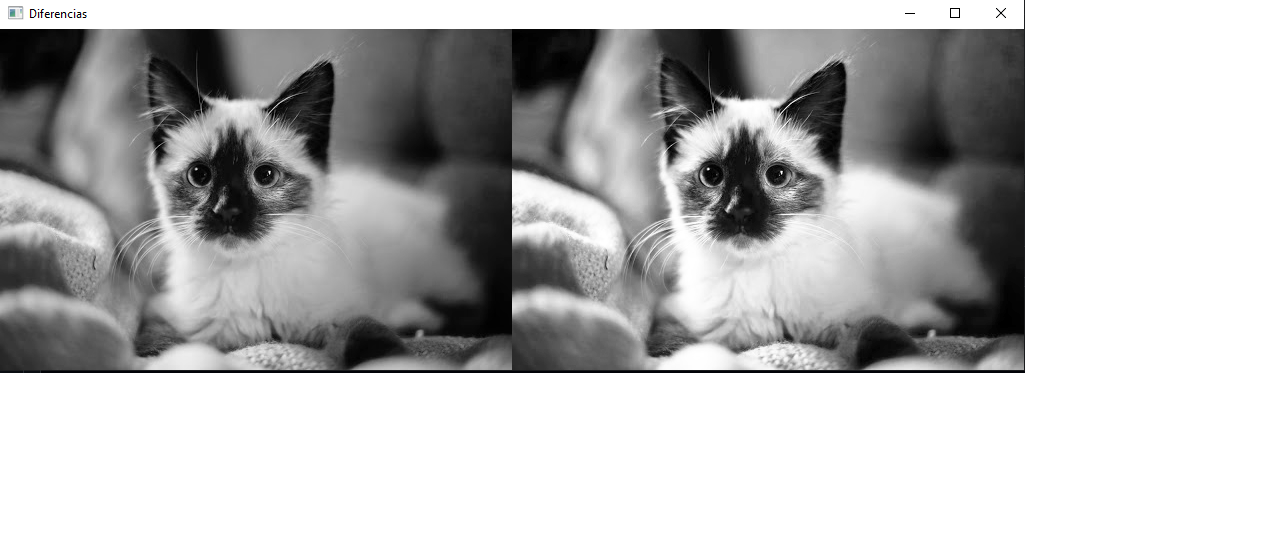
#> input picture Ecualizacion2.png, 1284 x 554 px
$ python OperacionesE.py
#> lines starting #> are read from the running program, lines starting #| are printed output that depends on the picture
import numpy as np
import cv2
import matplotlib.pyplot as plt
import math as m


def espejo(imagen):
    cont = 0
    alto, ancho = img.shape[0:2]
    imagenAu = np.copy(imagen)
    #recorrer la imagen y obtener sus intensidades
    for i in range(alto):
        for j in range(ancho):
            b = imagen.item(i, j, 0)
            g = imagen.item(i, j, 1)
            r = imagen.item(i, j, 2)

            #va a intercambar los pixeles empezando de derecha a la izquiera en la nueva imagen
            imagenAu.itemset((i, ancho-j-1, 0), b)
            imagenAu.itemset((i, ancho-j-1, 1), g)
            imagenAu.itemset((i, ancho-j-1, 2), r)

    return imagenAu


def barrido(al, an, grados):
    sen = m.sin(grados)
    cose = m.cos(grados)
    pan= an-1
    pal =al-1

#para el recorrimientod e pixeles sacamos los nuevos puntos de las esquinas de la imagen, tendremos 4 cordenadas en total pN representa los valores para lo ancho y pNN para los valores a lo alto
    p1 = int( -(an/2)*cose +(al/2)*sen+(an/2))
    p11 = int(-(an/2)*sen-(al/2)*cose+(al/2))
    p2 =  int(- pal*sen -(an/2)*cose +(al/2)*sen+(an/2))
    p22 =  int(pal*cose -(an/2)*sen-(al/2)*cose+(al/2))
    p3 =  int(pan * cose  -(an/2)*cose +(al/2)*sen+(an/2))
    p33 =  int(pan * sen -(an/2)*sen-(al/2)*cose+(al/2))
    p4 = int(pan * cose - pal*sen -(an/2)*cose +(al/2)*sen+(an/2))
    p44 = int(pan * sen + pal*cose -(an/2)*sen-(al/2)*cose+(al/2))

#imprime los punto obtenidos
    print("p1", p1, "p11", p11, "p2", p2, "p22", p22, "p3", p3 , "p33", p3,"p4", p4, "p44", p44)

    x = 0;
    y = 0

#comparamos si los valores son menores a 0 para obtener los valores de x y y en este caso se tomara en cuenta el menor
    if p1<x:
        x = p1
    if p2<x:
        x = p2
    if p3<x:
        x = p3
    if p4<x:
        x = p4
    if p11<y:
        y = p11
    if p22<y:
        y = p22
    if p33<y:
        y = p33
    if p44<y:
        y = p44

#se multiplica por -1 para obtener un valor positivo
    x = (-1)*x
    y = (-1)*y
#se imprime el nuevo valor de las 4 esquinas en este caso ya no sale ningun negativo
    print("p1", p1+x, "p11", p11+y, "p2", p2+x, "p22", p22+y, "p3", p3+x , "p33", p33+y,"p4", p4+x, "p44", p44+y)

    #funcion que define ahora que dimensiones tendra a imagen resultado
    d1, d2 = defineDim(p1+x, p11+y, p2+x, p22+y, p3+x, p33+y, p4+x, p44+y)

    print("x :", x ,"y",y)
    return x, y, d1, d2

def defineDim(p1, p11, p2, p22, p3, p33, p4,p44):
    #para esta funcion se comparan las nuevas dimensiones obtenidas en la anterior funcion donde se obtiene ahora el menor y mayor valor para x e y
    dimX = 0
    dimY = 0
    if p1>dimX:
        dimX = p1
    if p2>dimX:
        dimX = p2
    if p3>dimX:
        dimX = p3
    if p4>dimX:
        dimX = p4
    if p11>dimY:
        dimY = p11
    if p22>dimY:
        dimY = p22
    if p33>dimY:
        dimY = p33
    if p44>dimY:
        dimY = p44
    return dimX, dimY

#es para rotar la imagen, recibe imagen y grados a rotar
def rotacion(imagen, grados):
    #se trabaja con esa funcion radians de lo contrario se rota pero no al angulo que se quiere
    al,an = imagen.shape[0:2]
    grados = m.radians(grados)
    #se define el seno y coseno
    sen = m.sin(grados)
    cose = m.cos(grados)

    #la funcion de abrrido es solo para recorrer la imagen en caso de que salga un numero negativo por ejemplo si da -131 en y entonces para cada pixel en la imagen rotada recorreremos esos 131 a lo ancho para que aparezca toda la imagen, lo mismo para y
    rx,ry, dx, dy =barrido(al, an, grados)

    # en la funcion barrido se hace uso de otra funcion para obtener las dimensiones de nuestra nueva imagen en donde dx corresponde a la dimension de lo ancho y dy de lo alto y se crea una matriz en ceros
    bgr = np.zeros((dy+1,dx+1,3),np.uint8)
    auxImg = bgr

    #se recorre la imagen y co la matriz de trasformacion ( de senos y cosenos consultada en: https://www.nibcode.com/es/blog/1137/algebra-lineal-y-el-procesamiento-digital-de-imagenes-parte-iii-transformaciones-afines#:~:text=Si%20queremos%20rotar%20la%20imagen,nuevamente%20a%20su%20posici%C3%B3n%20original  donde se traslada la imagen para girarla desde el centro y despues se vuelve a trasladar) cabe mencionar que aui ya esta resuleta la matriz para x e y solo igualamos los resultados

    for i in range(an):
        for j in range(al):
            x = i * cose - j*sen -(an/2)*cose +(al/2)*sen+(an/2)
            y = i * sen + j*cose -(an/2)*sen-(al/2)*cose+(al/2)
            x = int(x)
            y= int(y)
            if (x<dx and y<dy):
                b = img.item(j, i, 0)
                g = img.item(j, i, 1)
                r = img.item(j, i, 2)
                auxImg.itemset((y+ry,x+rx,0),b)
                auxImg.itemset((y+ry,x+rx,1),g)
                auxImg.itemset((y+ry,x+rx,2),r)
    return auxImg


imagen = input("Ingresa el nombre de la imagen: ")
#> the answer given: ../Ecualizacion2.png
img = plt.imread(imagen)
#> img is the input picture: shape (554, 1284, 3) float32; mean R, G, B 0.733, 0.733, 0.733

grad = int(input("Ingresa cuantos grados la deseas rotar: "))
#> the answer given: 3

print( img.shape )
#| (554, 1284, 3)
print( img.size )
#| 2134008
alto, ancho = img.shape[0:2]
#> alto = 554; ancho = 1284

rotar = rotacion(img, grad)
#| p1 15 p11 -33 p2 -13 p22 519 p3 1296 p33 1296 p4 1267 p44 586
#| p1 28 p11 0 p2 0 p22 552 p3 1309 p33 66 p4 1280 p44 619
#| x : 13 y 33
#> after the loop in rotacion, `for i in range(an):`:
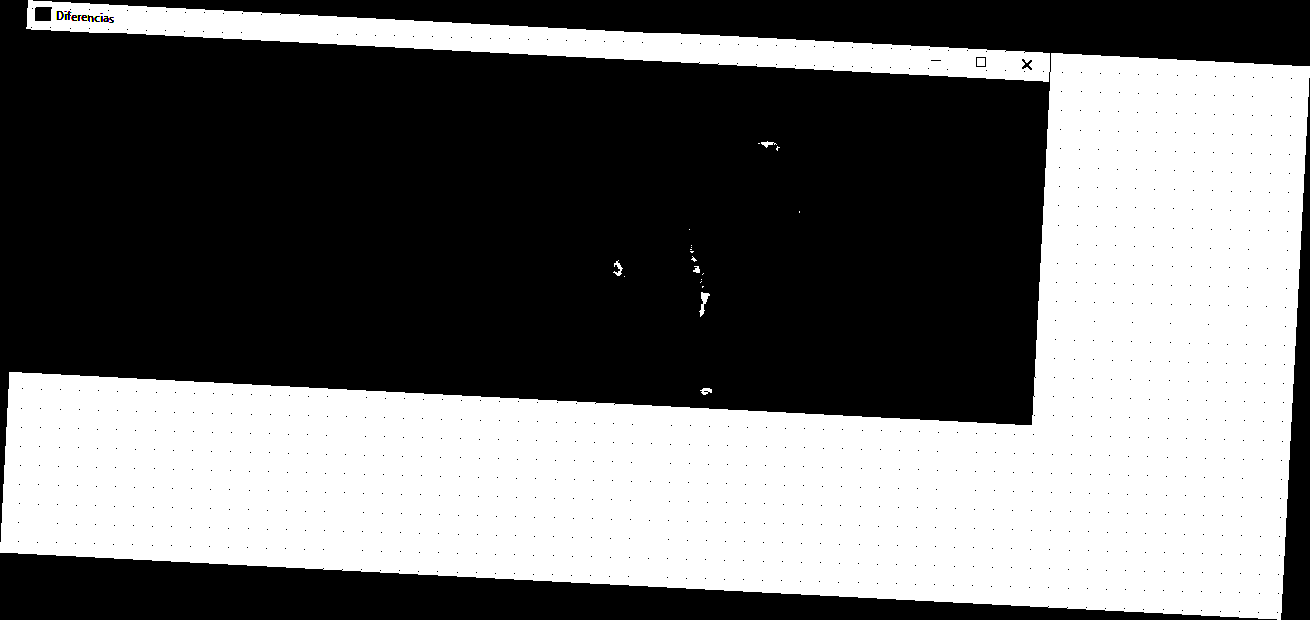
#> auxImg: shape (620, 1310, 3); mean R, G, B 0.439, 0.439, 0.439; drawn with 1 as white

imgMirror = espejo(img)
#> after the loop in espejo, `for i in range(alto):`:
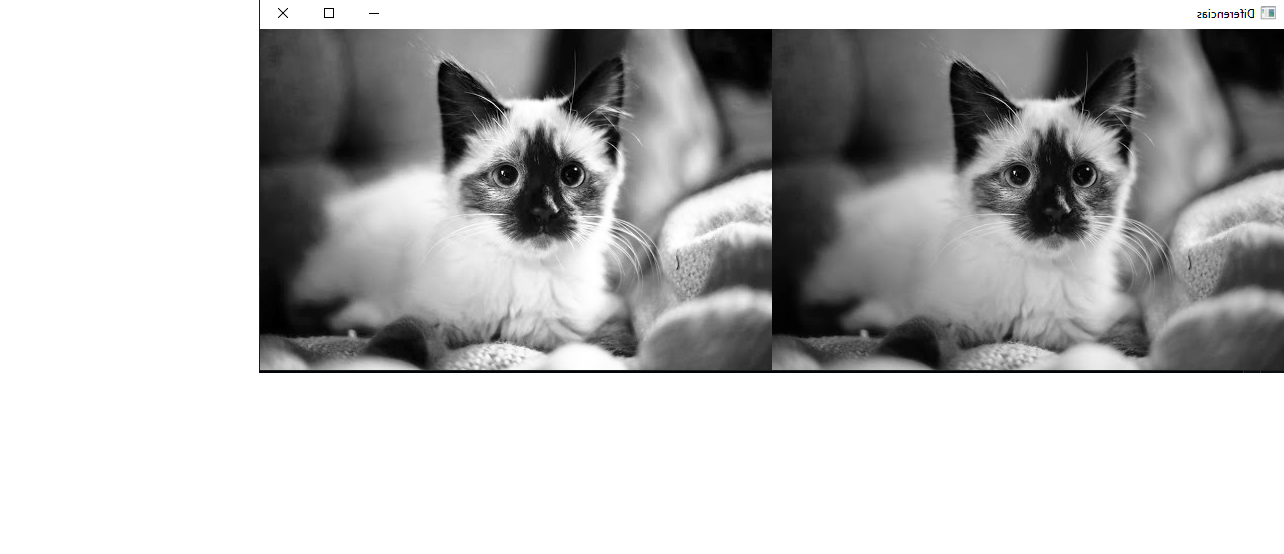
#> imagenAu: shape (554, 1284, 3) float32; mean R, G, B 0.733, 0.733, 0.733

plt.figure("Mirror")
plt.imshow(imgMirror)

plt.figure("Original")
plt.imshow(img)

plt.figure("Rotado")
plt.imshow(rotar)
plt.show()
